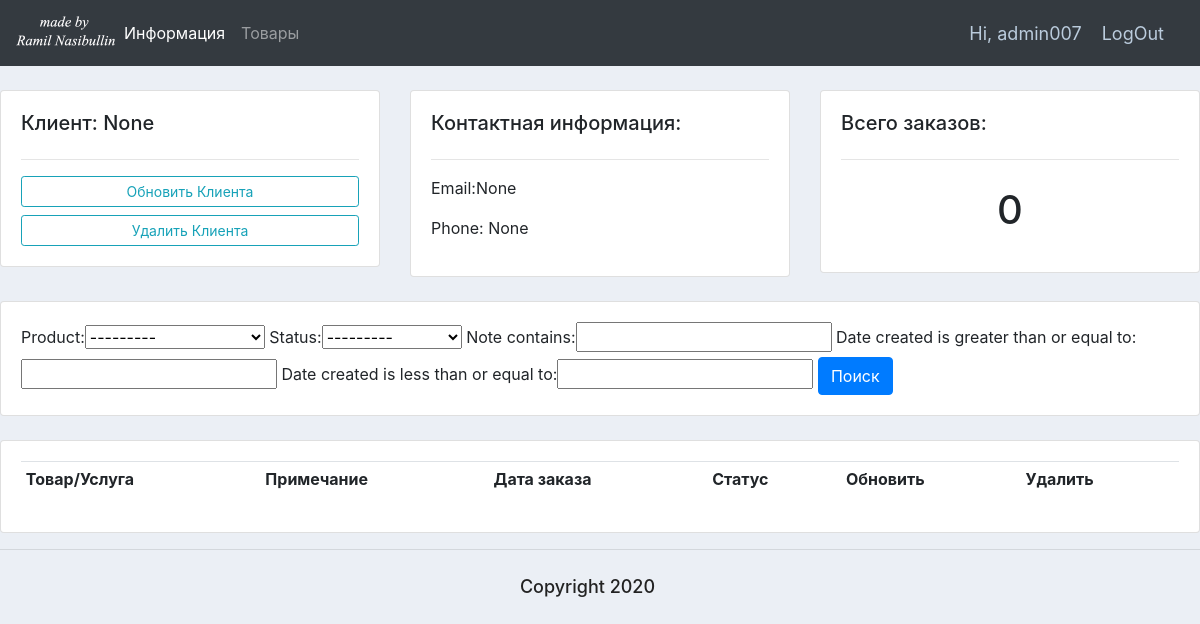
The page /customer/3/ (signed in) on the database its author committed.
### accounts/models.py (models this page shows, shortened)
class Customer(models.Model):
    user = models.OneToOneField(User, null=True, blank=True, on_delete=models.CASCADE, verbose_name='Пользователь')
    name = models.CharField(max_length=200, null=True, verbose_name='Имя')
    phone = models.CharField(max_length=200, null=True, verbose_name='Телефон')
    email = models.CharField(max_length=200, null=True, verbose_name='Почта')
    profile_pic = models.ImageField(default='logo.png', null=True, blank=True, verbose_name='Ваше фото')
    date_created = models.DateTimeField(auto_now_add=True, null=True, verbose_name='Дата создания')
    class Meta:
        verbose_name = "Клиет"
        verbose_name_plural = "Клиеты"

### accounts/decorators.py (the view)
        def wrapper_func(request, *args, **kwargs):
            group = None
            if request.user.groups.exists():
                group = request.user.groups.all()[0].name
            if group in allowed_roles:
                return view_func(request, *args, **kwargs)
            else:
                return HttpResponse('Вы не авторизованны для просмотра данной страницы!')

### accounts/models.py (called while the page is built)
    def __str__(self):
        return self.name

### accounts/views.py (called while the page is built)
@ login_required(login_url='login')
@ allowed_users(allowed_roles=['admin'])
def customer(request, pk_test):
    customer = Customer.objects.get(id=pk_test)
    orders = customer.order_set.all()
    order_count = orders.count()
    myFilter = OrderFilter(request.GET, queryset=orders)
    orders = myFilter.qs
    context = {
        'customer': customer,
        'order': orders,
        'order_count': order_count,
        'myFilter': myFilter
    }
    return render(request, 'accounts/customer.html', context)

### accounts/templates/accounts/customer.html (shortened to what this page needs)
{% extends 'accounts/main.html' %}
{% block content %}
<br>
<div class="row">
    <div class="col-md">
        <div class="card card-body">
            <h5>Клиент: {{customer.name}}</h5>
            <hr>
            <a class="btn btn-outline-info btn-sm btn-block" href="">Обновить Клиента</a>
            <a class="btn btn-outline-info btn-sm btn-block" href="">Удалить Клиента</a>
        </div>
    </div>
    <div class="col-md">
        <div class="card card-body">
            <h5>Контактная информация:</h5>
            <hr>
            <p>Email:{{customer.email}}</p>
            <p>Phone: {{customer.phone}}</p>
        </div>
    </div>
    <div class="col-md">
        <div class="card card-body">
            <h5>Всего заказов:</h5>
            <hr>
            <h1 style="text-align: center;padding: 10px">{{order_count}}</h1>
        </div>
    </div>
</div>
<br>
<div class="row">
    <div class="col">
        <div class="card card-body">
            <form method="get">
                {{myFilter.form}}
                <button class="btn btn-primary" type="submit">Поиск</button>
            </form>
        </div>
    </div>
</div>
<br>
<div class="row">
    <div class="col-md">
        <div class="card card-body">
            <table class="table table-sm">
                <tr>
                    <th>Товар/Услуга</th>
                    <th>Примечание</th>
                    <th>Дата заказа</th>
                    <th>Статус</th>
                    <th>Обновить</th>
                    <th>Удалить</th>
                </tr>
            </table>
        </div>
    </div>
</div>
{% endblock %}

### accounts/templates/accounts/navbar.html (shortened to what this page needs)
{% load static %}
<nav class="navbar navbar-expand-lg navbar-dark bg-dark">
  <a href="{% url 'home' %}"><img src="{% static 'images/logo.png' %}" width="100" height="50"></a>
  <div class="collapse navbar-collapse" id="navbarNav">
    <ul class="navbar-nav">
      {% if request.user.is_staff %}
      <li class="nav-item active">
        <a class="nav-link" href="{% url 'home' %}">Информация</a>
      </li>
      <li class="nav-item">
        <a class="nav-link" href="{% url 'products' %}">Товары</a>
      </li>
      {% else %}
      <li class="nav-item">
        <a class="nav-link" href="{% url 'account' %}">Настройки</a>
      </li>
      {% endif %}
    </ul>
  </div>
  <span class="hello-msg">Hi, {{request.user}}</span>
  <span><a class="hello-msg" href="{% url 'logout' %}">LogOut</a></span>
</nav>

### accounts/static/css/main.css (style rules this page uses)
body { background-color: #ebeff5; }

### accounts/templates/accounts/navbar.html (style rules this page uses)
.hello-msg { font-size: 18px; color: #bbccdd; margin-right: 20px; }

### rows shown on the page
Customer: name "None", email "None", phone "None"

### other values the page prints
{{ request.user }} "admin007"
{{ order_count }} "0"
